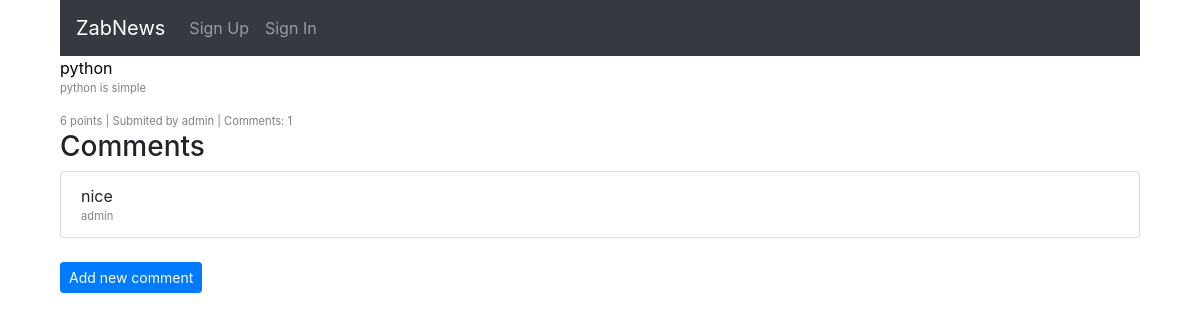
/link-detail/1, run on an earlier commit of the app's database.
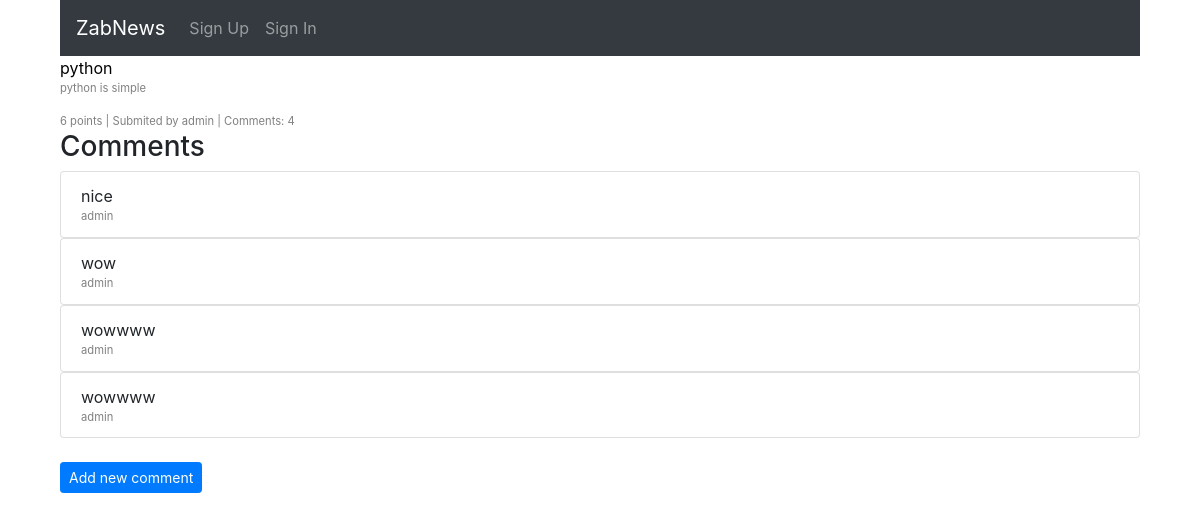
And on a later commit of the database.
### core/models.py (models this page shows, shortened)
class Link(models.Model):
    title = models.CharField(max_length=250)
    submitter = models.ForeignKey(User, on_delete=models.CASCADE)
    submitted_on = models.DateTimeField(auto_now_add=True)
    url = models.URLField(max_length=250, blank=True)
    description = models.TextField(blank=True)
    votes_total = models.IntegerField(default=0)

class Comment(models.Model):
    link = models.ForeignKey(Link, on_delete=models.CASCADE, related_name='comments')
    commenter = models.ForeignKey(User, on_delete=models.CASCADE)
    body = models.TextField()
    created_on = models.DateTimeField(auto_now_add=True)
    class Meta:
        ordering = ['created_on']

### core/views.py (the view)
# urls.py: path('link-detail/<pk>', LinkDetailView.as_view(), name='link_detail'),
class LinkDetailView(DetailView):
    model = Link
    template_name = "core/link_detail.html"

### templates/core/link_detail.html (shortened to what this page needs)
{% extends 'core/base.html' %}
{% block content %}
    <a href="{{ link.url }}">{{ object.title }}</a>
    <div class="Link-detail">
        <p>{{ object.description }}</p>
        {{ object.votes_total }} points |
        <span>Submited by {{ object.submitter }}</span> |
        <span>Comments: {{ link.comments.count }}</span>
    </div>
<h3>Comments</h3>
{% for comment in link.comments.all %}
        <ul class="list-group">
            <li class="list-group-item">{{ comment.body }}
                <div class="Link-detail">
                    {{ comment.commenter }}
                </div>
            </li>
        </ul>
      {% empty %}
		      <p>No comment yet</p>
    {% endfor %}
<br>
        <a class="btn btn-primary btn-sm" href="{% url 'core:create_comment' link.id %}">Add new comment</a>
{% endblock content %}

### templates/core/base.html (shortened to what this page needs)
{% load static %}
<!DOCTYPE html>
<html lang="en">
<head>
    <link rel="stylesheet" href="https://maxcdn.bootstrapcdn.com/bootstrap/4.0.0-beta/css/bootstrap.min.css">
    <link rel="stylesheet" href="{% static 'css/style.css' %}">
</head>
<body>
    <div class="container">
        <div class="col">
            <nav class="navbar navbar-expand-lg navbar-dark bg-dark">
                <a href="{% url 'core:link-list' %}" class="navbar-brand">ZabNews</a>
                <div class="collapse navbar-collapse" id="navbarSupportedContent">
                    <ul class="navbar-nav mr-auto">
                    {% if user.is_authenticated %}
                        <li class="nav-item">
                            <a class='nav-link' href="{% url 'core:profile' slug=user.username %}">Hello {{ user.username}}</a>
                        </li>
                        <li class="nav-item">
                            <a class='nav-link' href="{% url 'core:create_link' %}">Add</a>
                        </li>
                        <li class="nav-item">
                            <a class='nav-link' href="/accounts/logout">Sign out</a>
                        </li>
                    {% else %}
                        <li class="nav-item">
                            <a class='nav-link' href="{% url 'accounts:register' %}">Sign Up</a>
                        </li>
                        <li class="nav-item">
                            <a class='nav-link' href="{% url 'accounts:login' %}">Sign In</a>
                        </li>
                    {% endif %}
                </ul>
              </div>
            </nav>
            {% block content %}
            {% endblock content %}
        </div>
    </div>
</body>
</html>

### core/static/css/style.css (style rules this page uses)
a { color: black; }
.Link-detail { color: gray; font-size: .7em; }

What changed in the data, as far as the page shows it:
computed for Link "python": comments.count "1" → "4"
added Comment: body "wow", commenter "admin"
added Comment: body "wowwww", commenter "admin"
added Comment: body "wowwww", commenter "admin"
